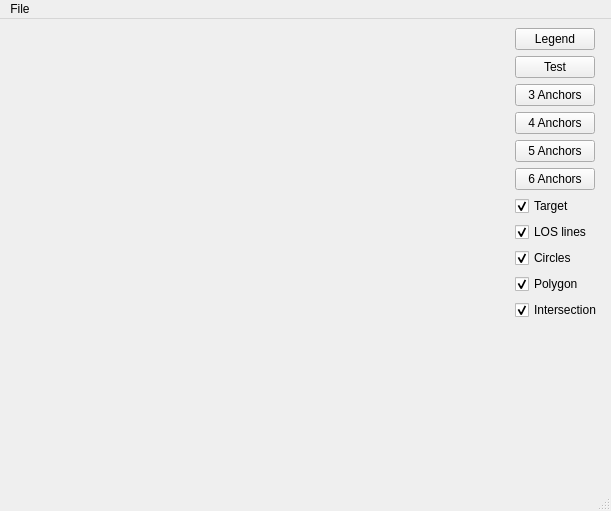
<?xml version="1.0" encoding="UTF-8"?>
<ui version="4.0">
 <class>MainWindow</class>
 <widget class="QMainWindow" name="MainWindow">
  <property name="geometry">
   <rect>
    <x>0</x>
    <y>0</y>
    <width>609</width>
    <height>511</height>
   </rect>
  </property>
  <property name="sizePolicy">
   <sizepolicy hsizetype="Preferred" vsizetype="Preferred">
    <horstretch>0</horstretch>
    <verstretch>0</verstretch>
   </sizepolicy>
  </property>
  <property name="windowTitle">
   <string>MainWindow</string>
  </property>
  <widget class="QWidget" name="centralwidget">
   <layout class="QVBoxLayout" name="verticalLayout_2">
    <item>
     <layout class="QHBoxLayout" name="horizontalLayout">
      <item>
       <widget class="QCustomPlot" name="mPlot" native="true">
        <property name="sizePolicy">
         <sizepolicy hsizetype="MinimumExpanding" vsizetype="MinimumExpanding">
          <horstretch>0</horstretch>
          <verstretch>0</verstretch>
         </sizepolicy>
        </property>
        <property name="minimumSize">
         <size>
          <width>500</width>
          <height>450</height>
         </size>
        </property>
       </widget>
      </item>
      <item>
       <layout class="QVBoxLayout" name="verticalLayout">
        <item>
         <widget class="QPushButton" name="legendButton">
          <property name="sizePolicy">
           <sizepolicy hsizetype="Fixed" vsizetype="Fixed">
            <horstretch>0</horstretch>
            <verstretch>0</verstretch>
           </sizepolicy>
          </property>
          <property name="text">
           <string>Legend</string>
          </property>
         </widget>
        </item>
        <item>
         <widget class="QPushButton" name="testButton">
          <property name="sizePolicy">
           <sizepolicy hsizetype="Fixed" vsizetype="Fixed">
            <horstretch>0</horstretch>
            <verstretch>0</verstretch>
           </sizepolicy>
          </property>
          <property name="text">
           <string>Test</string>
          </property>
         </widget>
        </item>
        <item>
         <widget class="QPushButton" name="comb3Button">
          <property name="sizePolicy">
           <sizepolicy hsizetype="Fixed" vsizetype="Fixed">
            <horstretch>0</horstretch>
            <verstretch>0</verstretch>
           </sizepolicy>
          </property>
          <property name="text">
           <string>3 Anchors</string>
          </property>
         </widget>
        </item>
        <item>
         <widget class="QPushButton" name="comb4Button">
          <property name="sizePolicy">
           <sizepolicy hsizetype="Fixed" vsizetype="Fixed">
            <horstretch>0</horstretch>
            <verstretch>0</verstretch>
           </sizepolicy>
          </property>
          <property name="text">
           <string>4 Anchors</string>
          </property>
         </widget>
        </item>
        <item>
         <widget class="QPushButton" name="comb5Button">
          <property name="sizePolicy">
           <sizepolicy hsizetype="Fixed" vsizetype="Fixed">
            <horstretch>0</horstretch>
            <verstretch>0</verstretch>
           </sizepolicy>
          </property>
          <property name="text">
           <string>5 Anchors</string>
          </property>
         </widget>
        </item>
        <item>
         <widget class="QPushButton" name="comb6Button">
          <property name="sizePolicy">
           <sizepolicy hsizetype="Fixed" vsizetype="Fixed">
            <horstretch>0</horstretch>
            <verstretch>0</verstretch>
           </sizepolicy>
          </property>
          <property name="text">
           <string>6 Anchors</string>
          </property>
         </widget>
        </item>
        <item>
         <widget class="QCheckBox" name="targetCheckBox">
          <property name="text">
           <string>Target</string>
          </property>
          <property name="checked">
           <bool>true</bool>
          </property>
         </widget>
        </item>
        <item>
         <widget class="QCheckBox" name="losCheckBox">
          <property name="text">
           <string>LOS lines</string>
          </property>
          <property name="checked">
           <bool>true</bool>
          </property>
         </widget>
        </item>
        <item>
         <widget class="QCheckBox" name="circleCheckBox">
          <property name="text">
           <string>Circles</string>
          </property>
          <property name="checked">
           <bool>true</bool>
          </property>
         </widget>
        </item>
        <item>
         <widget class="QCheckBox" name="polygonCheckBox">
          <property name="text">
           <string>Polygon</string>
          </property>
          <property name="checked">
           <bool>true</bool>
          </property>
         </widget>
        </item>
        <item>
         <widget class="QCheckBox" name="eqCheckBox">
          <property name="text">
           <string>Intersection</string>
          </property>
          <property name="checked">
           <bool>true</bool>
          </property>
         </widget>
        </item>
        <item>
         <spacer name="verticalSpacer">
          <property name="orientation">
           <enum>Qt::Vertical</enum>
          </property>
          <property name="sizeHint" stdset="0">
           <size>
            <width>20</width>
            <height>40</height>
           </size>
          </property>
         </spacer>
        </item>
       </layout>
      </item>
     </layout>
    </item>
   </layout>
  </widget>
  <widget class="QMenuBar" name="menubar">
   <property name="geometry">
    <rect>
     <x>0</x>
     <y>0</y>
     <width>609</width>
     <height>21</height>
    </rect>
   </property>
   <widget class="QMenu" name="menuFile">
    <property name="title">
     <string>File</string>
    </property>
    <addaction name="actionOpen"/>
   </widget>
   <addaction name="menuFile"/>
  </widget>
  <widget class="QStatusBar" name="statusBar"/>
  <action name="actionOpen">
   <property name="text">
    <string>Range file</string>
   </property>
   <property name="shortcut">
    <string>Ctrl+O</string>
   </property>
  </action>
  <action name="actionOffset">
   <property name="text">
    <string>Offset file</string>
   </property>
  </action>
 </widget>
 <customwidgets>
  <customwidget>
   <class>QCustomPlot</class>
   <extends>QWidget</extends>
   <header>qcustomplot.h</header>
   <container>1</container>
  </customwidget>
 </customwidgets>
 <resources/>
 <connections/>
</ui>
